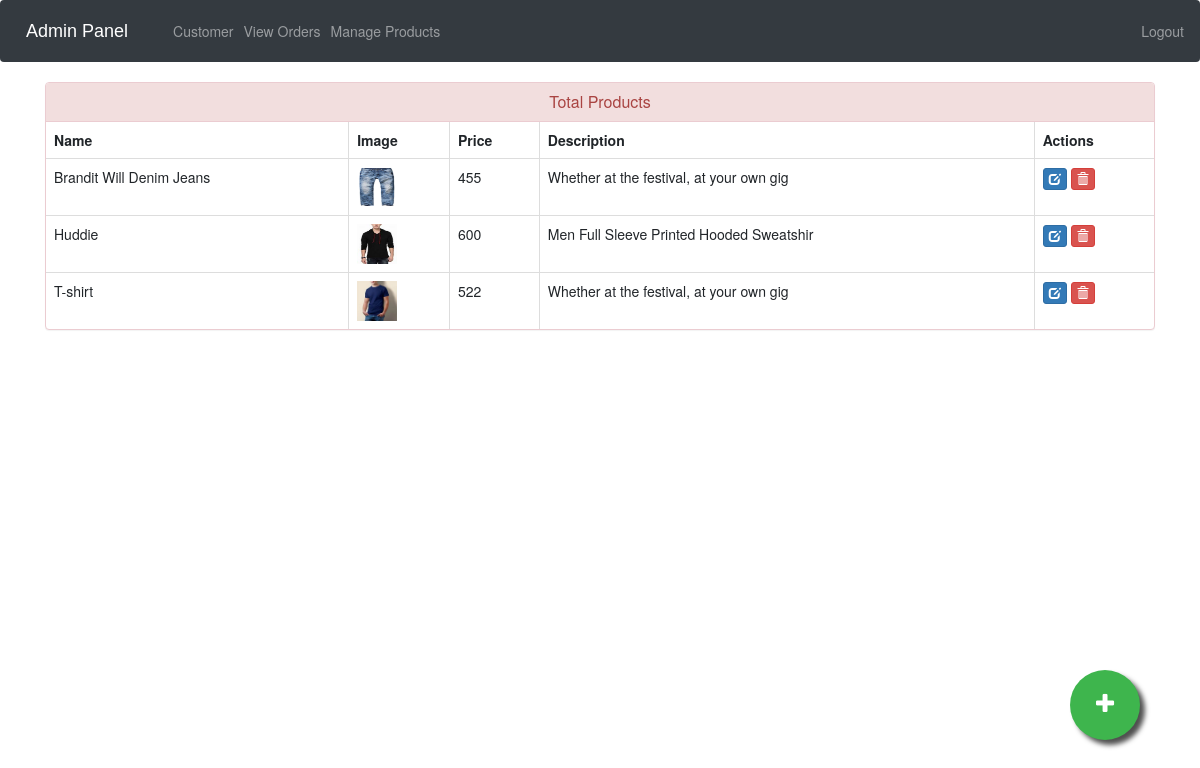
The app's page /admin-products (signed in) with its own data.
### ecom/models.py (models this page shows, shortened)
class Product(models.Model):
    name=models.CharField(max_length=40)
    product_image= models.ImageField(upload_to='product_image/',null=True,blank=True)
    price = models.PositiveIntegerField()
    description=models.CharField(max_length=40)

### ecom/views.py (the view)
# urls.py: path('admin-products', views.admin_products_view,name='admin-products'),
@login_required(login_url='adminlogin')
def admin_products_view(request):
    products=models.Product.objects.all()
    return render(request,'ecom/admin_products.html',{'products':products})

### templates/ecom/admin_products.html (shortened to what this page needs)
{% extends 'ecom/admin_base.html' %}
{% load static %}
{% block content %}
<head>
  <link href="//netdna.bootstrapcdn.com/bootstrap/3.0.0/css/bootstrap.min.css" rel="stylesheet" id="bootstrap-css">
</head>
<div class="container">
  <div class="panel panel-danger">
    <div class="panel-heading">
      <h6 class="panel-title">Total Products</h6>
    </div>
    <table class="table table-hover table-bordered" id="dev-table">
      <thead>
        <tr>
          <th>Name</th>
          <th>Image</th>
          <th>Price</th>
          <th>Description</th>
          <th>Actions</th>
        </tr>
      </thead>
      {% for p in products %}
  {% if p %}
      <tr>
        <td> {{p.name}}</td>
        <td> <img src="{% static p.product_image.url %}" alt="Profile Pic" height="40px" width="40px" /></td>
        <td>{{p.price}}</td>
        <td>{{p.description}}</td>
        <td><a class="btn btn-primary btn-xs" href="{% url 'update-product' p.id  %}"><span class="glyphicon glyphicon-edit"></span></a>
          <a class="btn btn-danger btn-xs" href="{% url 'delete-product' p.id  %}"><span class="glyphicon glyphicon-trash"></span></a></td>
      </tr>
      {%else%}
      <br><br><br>
      <h1>No Products!!</h1>
      {% endif %}
      {% endfor %}
    </table>
  </div>
</div>
<a href="/admin-add-product" class="float">
<i class="fa fa-plus my-float"></i>
</a>
{% endblock content %}

### templates/ecom/admin_base.html (style rules this page uses)
.fa { font-size: 23px; width: 60px; text-align: center; text-decoration: none; margin: 5px 2px; border-radius: 50%; }

### templates/ecom/admin_products.html (style rules this page uses)
a:link { text-decoration: none; }
h6 { text-align: center; }
.float { position:fixed; width:70px; height:70px; bottom:60px; right:60px; background-color:#3eb54d; color:#FFF; border-radius:50px; text-align:center; box-shadow: 5px 5px 5px #505050; }
.my-float { margin-top:22px; }

### records on screen
Product: name "Brandit Will Denim Jeans", product_image (picture), price "455", description "Whether at the festival, at your own gig"
Product: name "Huddie", product_image (picture), price "600", description "Men Full Sleeve Printed Hooded Sweatshir"
Product: name "T-shirt", product_image (picture), price "522", description "Whether at the festival, at your own gig"
